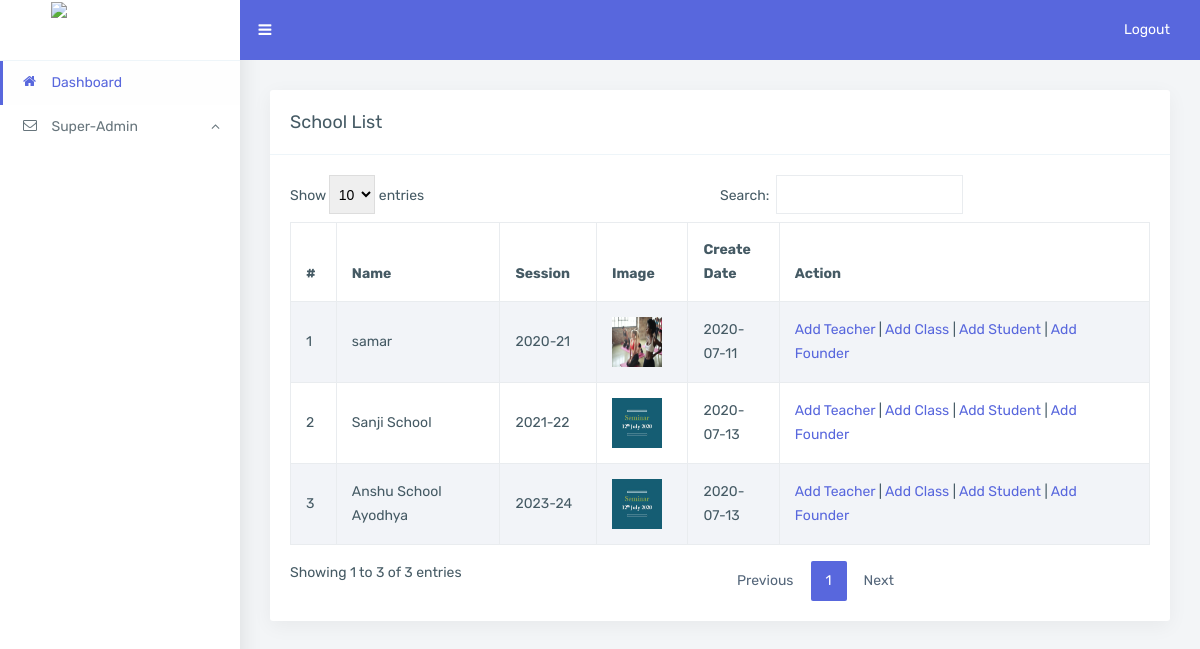
/index.php/dashboard_sadmin/lists, run on the app's committed database.
### tables this page shows
CREATE TABLE `school` (
  `id` int(11) NOT NULL,
  `user_id` int(11) DEFAULT NULL,
  `school_name` varchar(255) NOT NULL,
  `school_session` varchar(30) NOT NULL DEFAULT '',
  `image` varchar(200) DEFAULT NULL,
  `date` varchar(100) DEFAULT NULL
);

### application/controllers/dashboard_sadmin.php (called while the page is built, shortened)
<?php
class Dashboard_sadmin extends CI_Controller {
    public function __construct() {
        $this->load->model('SuperAdmin_School_model');
    }
    public function lists() {
        $result['school_list'] = $this->SuperAdmin_School_model->get_School();
        $this->load->view('templates/superadmin_header.php');
        $this->load->view('Dashboard_sadmin/School/lists.php', $result);
        $this->load->view('templates/footer.php');
    }
}

### index.php (called while the page is built, shortened)
<?php
require_once BASEPATH.'core/CodeIgniter.php';

### application/models/SuperAdmin_School_model.php (called while the page is built, shortened)
<?php
class SuperAdmin_School_model extends CI_Model {
    public function get_school() {
        $query = $this->db->get('school');
        return $query->result();
    }
}

### application/views/Dashboard_sadmin/School/lists.php (the view, shortened to what this page needs)
<section class="main-content container">
    <div class="row">
        <div class="col-md-12">
            <div class="card">
                <div class="card-heading card-default">
                    School List
                </div>
                <div class="card-block">
                    <table id="datatable" class="table table-striped dt-responsive nowrap">
                        <thead>
                            <tr>
                                <th>#</th>
                                <th>Name</th>
                                <th>Session</th>
                                <th>Image</th>
                                <th>Create Date</th>
                                <th>Action</th>
                            </tr>
                        </thead>
                        <tbody id="ListLocation">
                            <?php
                            $count = 1;
                            foreach ($school_list as $sch) {
                                ?>
                                <tr>
                                    <td><?php echo $count++; ?></td>
                                    <td><?php echo $sch->school_name; ?></td>
                                    <td><?php echo $sch->school_session; ?></td>
                                    <td><img src="<?php echo base_url('images') . "/" . $sch->image; ?>" height="50" width="50"></td>
                                    <td><?php echo $sch->date; ?></td>
                                    <td>
                                        <a href="<?php echo base_url('/Dashboard_sadmin/teacher'); ?>?sid=<?php echo $sch->id; ?>">Add Teacher</a> |
                                        <a href="<?php echo base_url('/Dashboard_sadmin/classes'); ?>?sid=<?php echo $sch->id; ?>">Add Class</a> |
                                        <a href="<?php echo base_url('/Dashboard_sadmin/student'); ?>?sid=<?php echo $sch->id; ?>">Add Student</a> |
                                        <a href="<?php echo base_url('/Dashboard_sadmin/founder'); ?>?sid=<?php echo $sch->id; ?>">Add Founder</a>
                                    </td>
                                </tr>
                            <?php } ?>
                        </tbody>
                    </table>
                </div>
            </div>
        </div>
    </div>
</section>

### assets/css/style.css (style rules this page uses)
body { font-family: "Rubik", sans-serif; color: #455a64; font-size: 14px; font-weight: 400; line-height: 24px; overflow-x: hidden; background-color: #f3f5f7; height: 100%; position: relative; }
a { text-decoration: none; -moz-transition: all 0.3s; -o-transition: all 0.3s; -webkit-transition: all 0.3s; transition: all 0.3s; color: #5867dd; }
.main-content.container { padding: 0px; width: auto; }
.main-content.container { min-height: 100vh; padding: 30px; padding-bottom: 40px; padding-top: 90px; position: relative; margin-left: 240px; -moz-transition: margin-left 0.3s; -o-transition: margin-left 0.3s; -webkit-transition: margin-left 0.3s; transition: margin-left 0.3s; }
.card { margin-bottom: 30px; -webkit-box-shadow: 0px 5px 20px rgba(0, 0, 0, 0.05); box-shadow: 0px 5px 20px rgba(0, 0, 0, 0.05); border: 0px; border-radius: 3px; }
.card-heading { -webkit-border-radius: 0px; -moz-border-radius: 0px; -ms-border-radius: 0px; border-radius: 0px; }
.card-heading { -webkit-border-radius: 0px; -moz-border-radius: 0px; -ms-border-radius: 0px; padding: 1.25rem; font-weight: 400; text-transform: capitalize; font-size: 18px; border-top-left-radius: 3px; border-top-right-radius: 3px; border-bottom: 1px solid #eef5f9; }
.card-block { position: relative; }
.table>tbody>tr>td { padding: 15px; }
.table>tbody>tr:nth-of-type(odd) { background: #f2f4f8; }
.table>tbody>tr>td, .table>tbody>tr>th, .table>tfoot>tr>td, .table>tfoot>tr>th, .table>thead>tr>td, .table>thead>tr>th { border: 1px solid #e9ecef; vertical-align: inherit; }
.table>caption+thead>tr:first-child>td, .table>caption+thead>tr:first-child>th, .table>colgroup+thead>tr:first-child>td, .table>colgroup+thead>tr:first-child>th, .table>thead:first-child>tr:first-child>td, .table>thead:first-child>tr:first-child>th { border-top: 1px solid #e9ecef; padding: 15px; }
.table>thead>tr>th { border: 1px solid #e9ecef; vertical-align: bottom; }

### assets/css/color.css (style rules this page uses)
.card-default { background-color: transparent; border-bottom: 0px; color:#455a64; font-weight:500; }

### data on the page
school: school_name "samar", school_session "2020-21", image (picture), date "2020-07-11"
school: school_name "Sanji School", school_session "2021-22", image (picture), date "2020-07-13"
school: school_name "Anshu School Ayodhya", school_session "2023-24", image (picture), date "2020-07-13"
